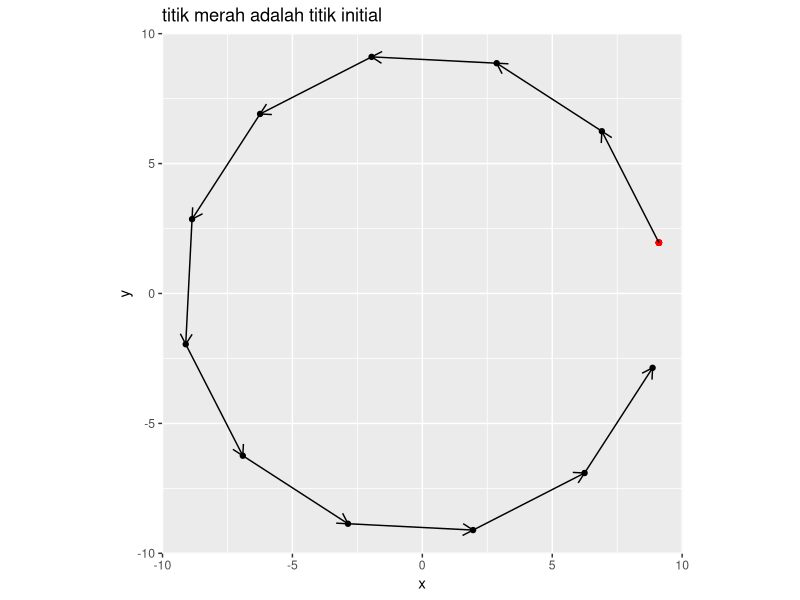
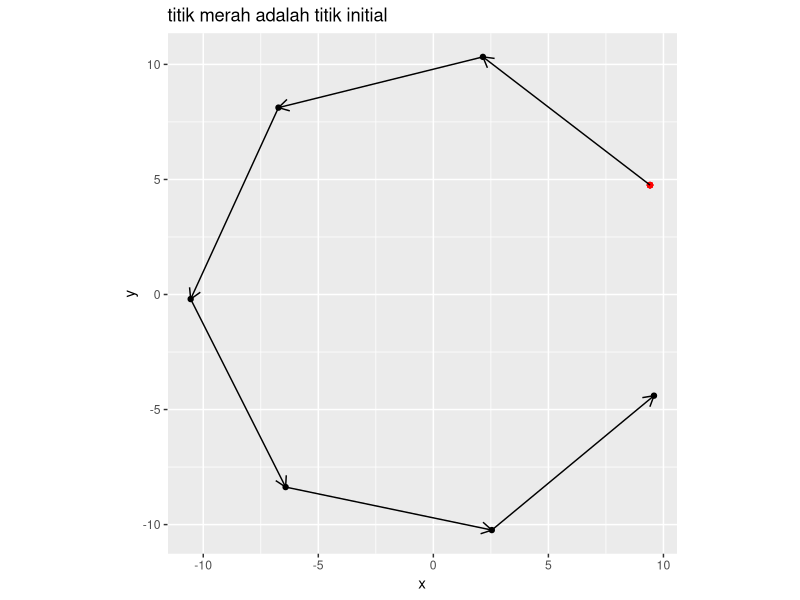

The R script that drew these images, in order:
## ---- chunk 1
rm(list=ls())
options(digits = 4)

library(dplyr)
library(ggplot2)
## ---- chunk 2
# function untuk random titik
rand_titik = function(a,b){
  runif(2,a,b)
}
## ---- chunk 3
# mendefinisikan program
rotasi_kan = function(x0,rot){
  # menghitung theta
  theta = 2*pi/rot

  # definisi matriks rotasi
  A = matrix(c(cos(theta),-sin(theta),
             sin(theta),cos(theta)),
           ncol = 2,byrow = T)
  
  # membuat template
  temp = vector("list")
  temp[[1]] = x0

  # proses rotasi
  for(i in 2:rot){
    xk = A %*% x0
    temp[[i]] = xk
    x0 = xk
  }
  
  # membuat template data frame
  final = data.frame(x = rep(NA,rot),
                     y = rep(NA,rot))
  
  # gabung data dari list
  for(i in 1:rot){
    tempura = temp[[i]]
    final$x[i] = tempura[1]
    final$y[i] = tempura[2]
  }

  # membuat plot
  plot = 
    ggplot() +
    geom_point(aes(x,y),data = final) +
    geom_point(aes(x[1],y[1]),
               data = final,
               color = "red") +
    coord_equal() +
    labs(title = "titik merah adalah titik initial") 
  
  # enrich dengan garis panah
  panah = data.frame(
    x_start = final$x[1:(rot-1)],
    x_end = final$x[2:rot],
    y_start = final$y[1:(rot-1)],
    y_end = final$y[2:rot]
  )
  # menambahkan garis panah ke plot
  plot = 
    plot + 
    geom_segment(aes(x = x_start,
                 xend = x_end,
                 y = y_start,
                 yend = y_end),
                 data = panah,
                 arrow = arrow(length = unit(.3,"cm"))
                 )
  
  # menyiapkan output
  list("Grafik rotasi" = plot,
       "Titik-titik rotasi" = final)
  }
## ---- chunk 4
# uji coba
rot = 12 # berapa banyak rotasi
x0 = rand_titik(0,10) # generate random titik

rotasi_kan(x0,rot)
## ---- chunk 5
# uji coba
rot = 7 # berapa banyak rotasi
x0 = rand_titik(0,10) # generate random titik

rotasi_kan(x0,rot)
